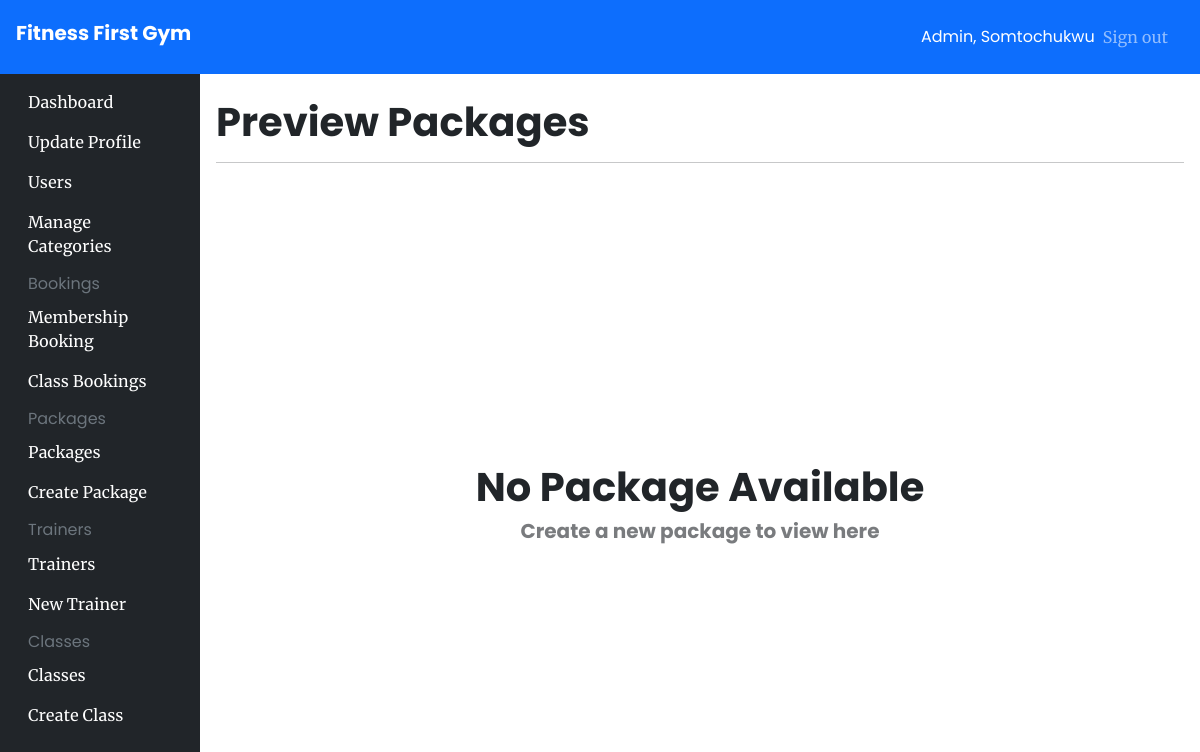
Page /admin/package/all (signed in) on the earlier database version.
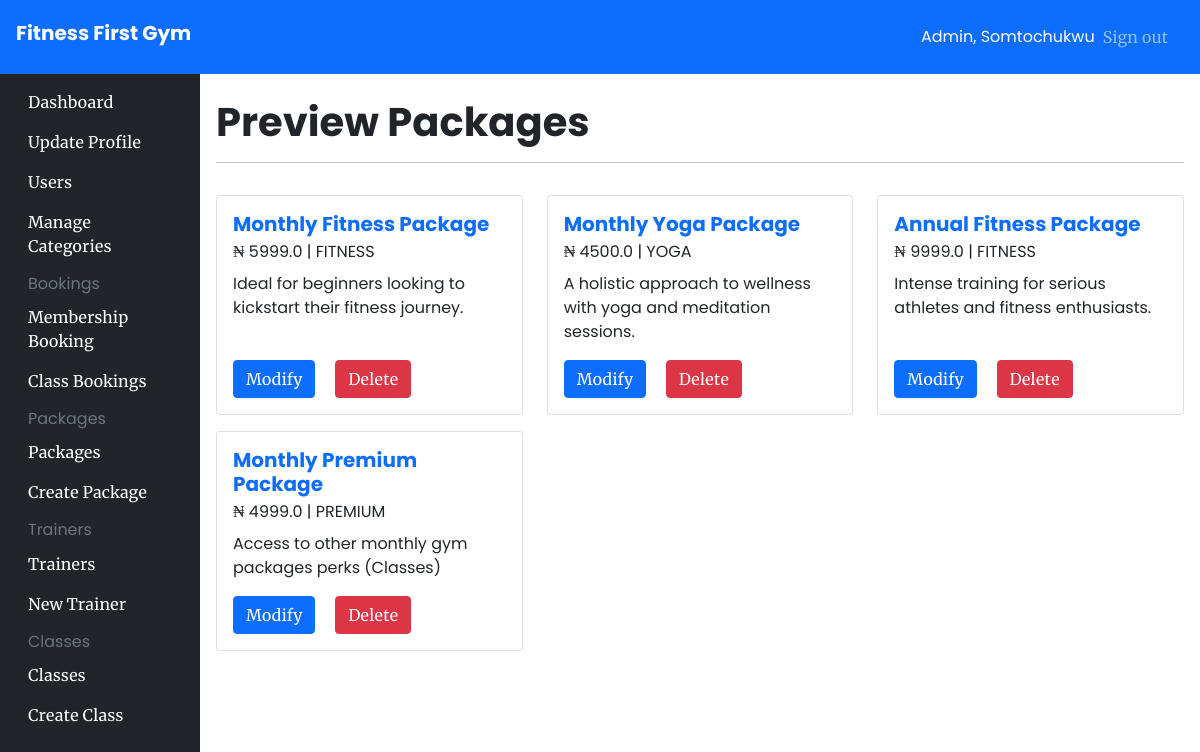
Same page on the later database version.
### app/models/Package.py (models this page shows)
class Package(db.Model):
    id = db.Column(db.Integer, primary_key=True)
    name = db.Column(db.String(100), unique=True)
    price = db.Column(db.Float)
    description = db.Column(db.String(100))
    premium = db.Column(db.Boolean, default=True)
    package_id = db.Column(db.Integer, db.ForeignKey('package_type.id'))
    package_type = db.relationship('PackageType', backref=db.backref('package', lazy='dynamic'))
    category_id = db.Column(db.Integer, db.ForeignKey('category.id'))
    category = db.relationship('Category', backref=db.backref('packages', lazy='dynamic'))

class Category(db.Model):
    id = db.Column(db.Integer, primary_key=True)
    name = db.Column(db.String(50), unique=True)

### app/admin_views.py (the view)
@app.route('/admin/package/all')
@login_required
@authorize_request
def all_packages():
   packages = Package.query.all()
   return render_template('pages/admin/packages/preview.html', packages=packages)

### app/admin_views.py (called while the page is built)
def authorize_request(view_func):
   @wraps(view_func)
   def wrapped_view(*args, **kwargs):
      try:
         if current_user.isAdmin:
               return view_func(*args, **kwargs)
         else:
            flash('Unauthorized')
            return redirect('/')
      except Exception as error:
         return render_template('pages/error/500.html', error=error)
   return wrapped_view

### app/models/__init__.py (called while the page is built)
@login_manager.user_loader
def load_user(id):
    return User.query.get(id)

### app/templates/pages/admin/packages/preview.html (shortened to what this page needs)
{% extends "components/admin_base.html" %}
{% block content %}
<h1 class="my-2">Preview Packages</h1>
<hr />
{% if not packages %}
<div class="container my-4" style="min-height: 80vh; display: grid; place-content: center;">
    <h1 class="text-center">No Package Available</h1>
    <p class="h5 text-center" style="opacity: .6;">Create a new package to view here</p>
</div>
{% else %}
<div class="row row-cols-1 row-cols-md-2 row-cols-lg-3 row align-items-stretch justify-content-start card-deck">
    {% for package in packages %}
    <div class="col gy-3">
        <div class="card h-100">
            <div class="card-body d-flex flex-column">
                <h5 class="card-title text-primary">{{package.name}}</h5>
                <p class="card-subtitle mb-2 text-body-secondary"> ₦ {{package.price}} | {{package.category.name}}</p>
                <p class="card-text">{{package.description}}</p>
                <div class="mt-auto">
                    <a href="/admin/package/edit/{{package.id}}" class="card-link btn btn-primary">Modify</a>
                    <a href="/admin/package/delete/{{package.id}}" class="card-link btn btn-danger">Delete</a>
                </div>
            </div>
        </div>
    </div>
    {% endfor %}
</div>
{% endif %}
{% endblock content %}

Differences in the rows shown:
added Package: name "Monthly Fitness Package", price "5999.0", category.name "FITNESS", description "Ideal for beginners looking to kickstart their fitness journey."
added Package: name "Monthly Yoga Package", price "4500.0", category.name "YOGA", description "A holistic approach to wellness with yoga and meditation sessions."
added Package: name "Annual Fitness Package", price "9999.0", category.name "FITNESS", description "Intense training for serious athletes and fitness enthusiasts."
added Package: name "Monthly Premium Package", price "4999.0", category.name "PREMIUM", description "Access to other monthly gym packages perks (Classes)"
Other differences:
text no longer shown: "No Package Available Create a new package to view here"
